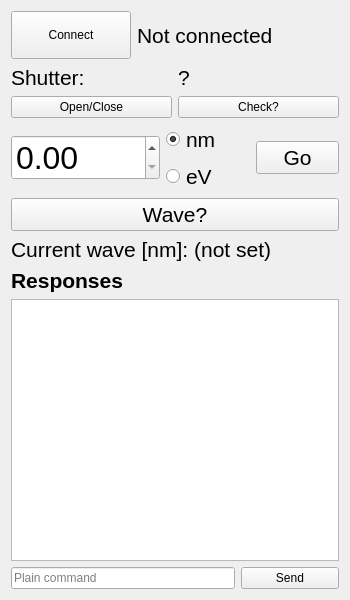
<?xml version="1.0" encoding="UTF-8"?>
<ui version="4.0">
 <class>orielForm</class>
 <widget class="QWidget" name="orielForm">
  <property name="geometry">
   <rect>
    <x>0</x>
    <y>0</y>
    <width>350</width>
    <height>600</height>
   </rect>
  </property>
  <property name="sizePolicy">
   <sizepolicy hsizetype="Fixed" vsizetype="MinimumExpanding">
    <horstretch>0</horstretch>
    <verstretch>0</verstretch>
   </sizepolicy>
  </property>
  <property name="minimumSize">
   <size>
    <width>350</width>
    <height>0</height>
   </size>
  </property>
  <property name="windowTitle">
   <string>Form</string>
  </property>
  <layout class="QGridLayout" name="gridLayout_3">
   <item row="0" column="0">
    <widget class="QPushButton" name="connectBtn">
     <property name="minimumSize">
      <size>
       <width>120</width>
       <height>48</height>
      </size>
     </property>
     <property name="text">
      <string>Connect</string>
     </property>
     <property name="icon">
      <iconset>
       <normaloff>Icons/connect.png</normaloff>Icons/connect.png</iconset>
     </property>
     <property name="iconSize">
      <size>
       <width>32</width>
       <height>32</height>
      </size>
     </property>
    </widget>
   </item>
   <item row="0" column="1" colspan="2">
    <widget class="QLabel" name="statusLabel">
     <property name="font">
      <font>
       <pointsize>16</pointsize>
      </font>
     </property>
     <property name="text">
      <string>Not connected</string>
     </property>
    </widget>
   </item>
   <item row="2" column="0" colspan="3">
    <layout class="QGridLayout" name="gridLayout">
     <item row="2" column="0" colspan="3">
      <widget class="QPushButton" name="waveBtn">
       <property name="font">
        <font>
         <pointsize>16</pointsize>
        </font>
       </property>
       <property name="text">
        <string>Wave?</string>
       </property>
      </widget>
     </item>
     <item row="0" column="1">
      <widget class="QRadioButton" name="nmRadioBtn">
       <property name="font">
        <font>
         <pointsize>16</pointsize>
        </font>
       </property>
       <property name="text">
        <string>nm</string>
       </property>
       <property name="checked">
        <bool>true</bool>
       </property>
      </widget>
     </item>
     <item row="0" column="0" rowspan="2">
      <widget class="QDoubleSpinBox" name="entryBox">
       <property name="font">
        <font>
         <pointsize>24</pointsize>
        </font>
       </property>
       <property name="maximum">
        <double>1200.000000000000000</double>
       </property>
      </widget>
     </item>
     <item row="1" column="1">
      <widget class="QRadioButton" name="evRadioBtn">
       <property name="font">
        <font>
         <pointsize>16</pointsize>
        </font>
       </property>
       <property name="text">
        <string>eV</string>
       </property>
      </widget>
     </item>
     <item row="0" column="2" rowspan="2">
      <widget class="QPushButton" name="goBtn">
       <property name="font">
        <font>
         <pointsize>16</pointsize>
        </font>
       </property>
       <property name="text">
        <string>Go</string>
       </property>
       <property name="icon">
        <iconset>
         <normaloff>Icons/play.png</normaloff>Icons/play.png</iconset>
       </property>
       <property name="iconSize">
        <size>
         <width>64</width>
         <height>64</height>
        </size>
       </property>
      </widget>
     </item>
     <item row="3" column="0" colspan="3">
      <widget class="QLabel" name="waveLabel">
       <property name="font">
        <font>
         <pointsize>16</pointsize>
        </font>
       </property>
       <property name="text">
        <string>Current wave [nm]: (not set)</string>
       </property>
      </widget>
     </item>
    </layout>
   </item>
   <item row="3" column="0">
    <widget class="QLabel" name="label_3">
     <property name="font">
      <font>
       <pointsize>16</pointsize>
       <weight>75</weight>
       <bold>true</bold>
      </font>
     </property>
     <property name="text">
      <string>Responses</string>
     </property>
    </widget>
   </item>
   <item row="4" column="0" colspan="3">
    <widget class="QPlainTextEdit" name="responsesField"/>
   </item>
   <item row="5" column="0" colspan="2">
    <widget class="QLineEdit" name="plainCmdBox">
     <property name="placeholderText">
      <string>Plain command</string>
     </property>
    </widget>
   </item>
   <item row="5" column="2">
    <widget class="QPushButton" name="sendCmdBtn">
     <property name="text">
      <string>Send</string>
     </property>
    </widget>
   </item>
   <item row="1" column="0" colspan="3">
    <layout class="QGridLayout" name="gridLayout_2">
     <item row="2" column="0">
      <widget class="QLabel" name="label">
       <property name="font">
        <font>
         <pointsize>16</pointsize>
        </font>
       </property>
       <property name="text">
        <string>Shutter:</string>
       </property>
      </widget>
     </item>
     <item row="3" column="2">
      <widget class="QPushButton" name="shutterCheckBtn">
       <property name="text">
        <string>Check?</string>
       </property>
      </widget>
     </item>
     <item row="3" column="0">
      <widget class="QPushButton" name="shutterToggleBtn">
       <property name="text">
        <string>Open/Close</string>
       </property>
      </widget>
     </item>
     <item row="2" column="2">
      <widget class="QLabel" name="shutterStatusLabel">
       <property name="font">
        <font>
         <pointsize>16</pointsize>
        </font>
       </property>
       <property name="text">
        <string>?</string>
       </property>
      </widget>
     </item>
    </layout>
   </item>
  </layout>
 </widget>
 <resources/>
 <connections/>
</ui>
